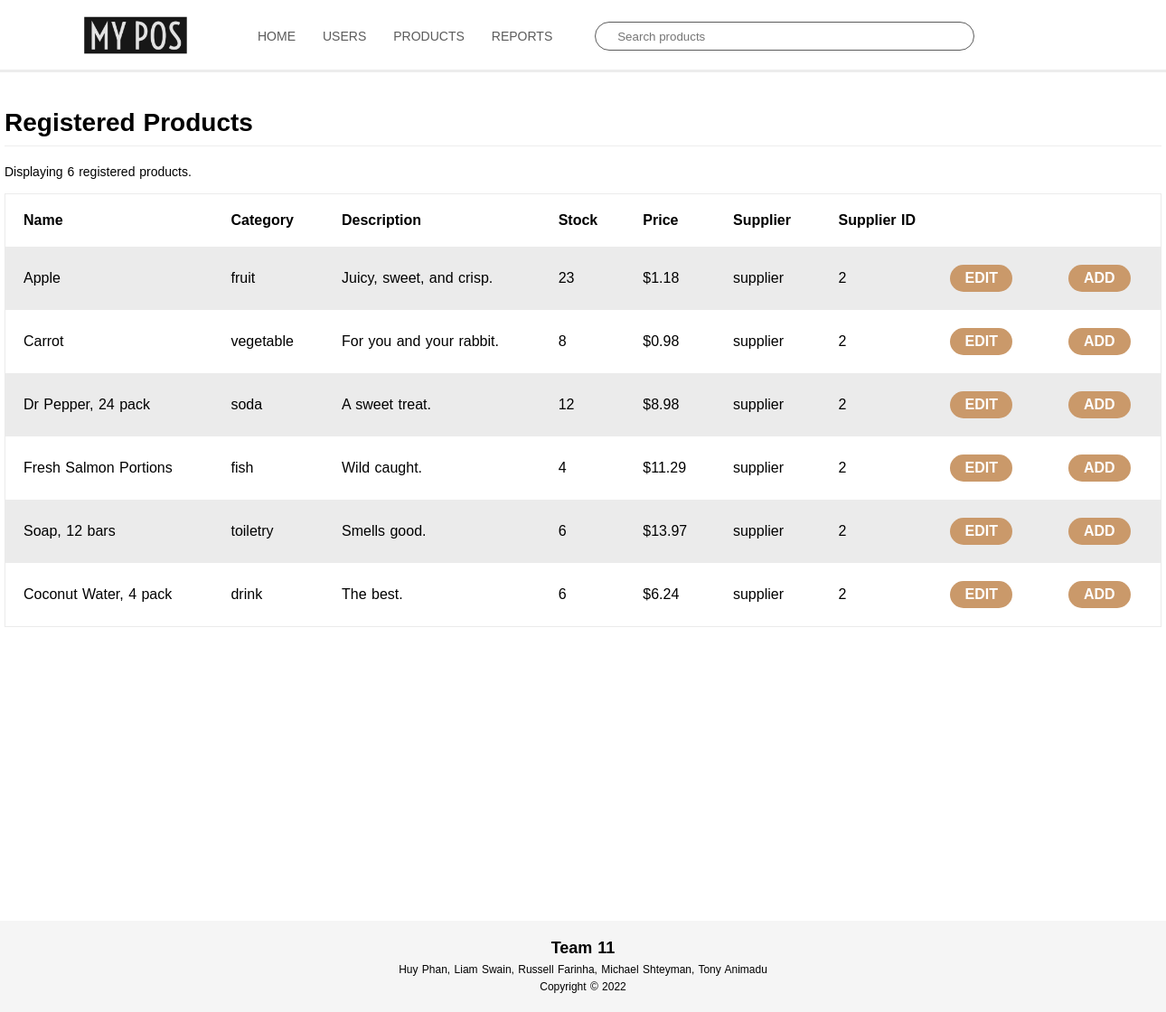
Screenshot of /view_products.php with the database file from the repository.
### tables this page shows
CREATE TABLE `products` (
  `id` int(10) UNSIGNED NOT NULL,
  `name` varchar(255) NOT NULL,
  `category` varchar(255) DEFAULT NULL,
  `stock` int(10) UNSIGNED NOT NULL DEFAULT 0,
  `description` varchar(255) DEFAULT NULL,
  `supplier_id` int(10) UNSIGNED NOT NULL,
  `price` float UNSIGNED DEFAULT 0
);

CREATE TABLE `users` (
  `user_id` int(10) UNSIGNED NOT NULL,
  `username` varchar(64) NOT NULL,
  `email` varchar(64) NOT NULL,
  `pass` varchar(255) NOT NULL,
  `first_name` varchar(32) DEFAULT NULL,
  `last_name` varchar(32) DEFAULT NULL,
  `registration_date` datetime NOT NULL,
  `street` varchar(64) DEFAULT NULL,
  `city` varchar(32) DEFAULT NULL,
  `state` varchar(32) DEFAULT NULL,
  `zip_code` varchar(8) DEFAULT NULL,
  `country` varchar(32) DEFAULT NULL
);

CREATE TABLE `suppliers` (
  `supplier_id` int(10) UNSIGNED NOT NULL,
  `user_id` int(10) UNSIGNED NOT NULL,
  `company_name` varchar(255) DEFAULT NULL
);

### view_products.php (the view, shortened to what this page needs)
<link rel="stylesheet" type="text/css" href="/css/table.css">
<?php
echo '<div class="page-header"><h1>Registered Products</h1></div>';
$q = "SELECT p.id, p.name, p.category, p.stock, p.price, p.description, s.supplier_id, u.username
      FROM products AS p, suppliers AS s, users AS u
      WHERE p.supplier_id=s.supplier_id AND s.user_id = u.user_id;";
$r = @mysqli_query($dbc, $q);
$num = mysqli_num_rows($r);
if ($num > 0) {
    echo '<p>Displaying ' . $num . ' registered products.</p><br>';
    echo '<div class="table-container">';
    echo '<table>
        <thead>
        <tr>
            <th align="left">Name</th>
            <th align="left">Category</th>
            <th align="left" colspan="2">Description</th>
            <th align="left">Stock</th>
            <th align="left">Price</th>
            <th align="left">Supplier</th>
            <th align="left" colspan="3">Supplier ID</th>
        </tr>
        </thead>
        <tbody>';
    while ($row = mysqli_fetch_array($r, MYSQLI_ASSOC)) {
        echo '<tr>
            <td align="left">' . $row['name'] . '</td>
            <td align="left">' . $row['category'] . '</td>
            <td align="left" colspan="2">' . $row['description'] . '</td>
            <td align="left">' . $row['stock'] . '</td>
            <td align="left">$' . number_format($row['price'], 2) . '</td>
            <td align="left">' . $row['username'] . '</td>
            <td align="left">' . $row['supplier_id'] . '</td>
            <td align="left">
                <div class="edit-item-container">
                    <a id="edit-item" href="view_item.php?id='. $row['id'] .'">
                    EDIT
                    </a>
                </div>
            </td>';
        if (isset($_SESSION['cart_id'])) {
            echo '<td class="add-item-td" align="left">';
            $q = "SELECT quantity FROM items WHERE cart_id={$_SESSION['cart_id']} AND product_id={$row['id']}";
            $r2 = @mysqli_query($dbc, $q);
            $num = mysqli_num_rows($r2);
            $row2 = mysqli_fetch_row($r2);
            if ($num > 0 && $row2[0] > 0) {
                echo '<div id="item-' . $row['id'] .'" class="add-item-container"
                    onClick="addItem(' . $row['id'] . ', ' . 0 . ', '. $row2[0] . ');">
                        <span id="item-' . "{$row['id']}" . '-amt" style="width: 25px; text-align: center;">';
                echo "$row2[0]";
            }
            else {
                echo '
                <div id="item-' . $row['id'] .'" class="add-item-container"
                    onClick="addItem(' . $row['id'] . ');">
                    <span>';
                echo 'ADD';
            }
            echo '
                        </span>
                    </div>
                </td>';
        }
        else {
            echo '<td class="add-item-td" align="left">';
            echo '<div class="add-item-container" onClick="alert(`Please sign in to purchase items`);">
                <span>ADD</span>
                </div></td>';
        }
        echo '</tr>';
    }
    echo '</tbody></table></div>';
}
else {
    echo '<p class="error">There are currently no registered products.</p>';
}

### css/table.css (style rules this page uses)
html, body { margin: 0 !important; height: 100% !important; overflow: hidden !important; }
.table-container { height: 80%; max-height: 80%; overflow-y: scroll }
table { width: 100%; border-spacing: 15px 1rem; border: 1px solid #ebebeb; border-collapse: collapse; }
th { background: #fff; }
th, td { padding: 20px; }
tr:nth-child(odd) { background: #ebebeb; }
.edit-item-container { width: 69px; max-height: 31.25px; text-decoration: none; color: #fff; background-color: #ca996a; padding: 6px 24px; border-radius: 15px; cursor: pointer; display: inline-flex; justify-content: center; text-align: center; font-weight: bold; align-items: center; margin-left: 69px; }
.edit-item-container a { color: #fff; text-decoration: none; cursor: pointer; font-weight: bold; }
.add-item-container { width: 69px; max-height: 31.25px; text-decoration: none; color: #fff; background-color: #ca996a; padding: 6px 24px; border-radius: 15px; cursor: pointer; display: inline-flex; justify-content: center; text-align: center; font-weight: bold; align-items: center; }

### css/header-navbar.css (style rules this page uses)
html { position: relative; min-height: 100%; }
body { font-family: Helvetica; font-size: 14px; word-spacing: 1px; min-width: 1280px; overflow: auto; }
.header { position: fixed; top: 0; left: 0; z-index: 999; width: 100%; height: 80px; background-color: #fff; border-bottom: 3px solid #ececec; min-width: 1280px; text-decoration: none; }
.body { position: relative; width: 100%; height: 100%; overflow: hidden; top: 80px; padding-bottom: 256px; }
.body-content { width: 1280px; margin: 0 auto; }
.body-content .page-header { padding-bottom: 9px; margin: 40px 0 20px; border-bottom: 1px solid #eee; }
.body-content p { margin-top: 8px; }
.footer { position: absolute; bottom: 0; width: 100%; background-color: #f5f5f5; }
.footer-content { width: 1280px; margin: 16px auto; height: 69px; text-align: center; align-items: center; justify-content: center; font-size: 12px; line-height: 1.6; }
.header button { display: flex; align-items: center; background: none; border: none; outline: none; cursor: pointer; }
.header a { text-decoration: none; }
.header-logo { float: left; margin-left: 6px; width: 264px; height: 80px; }
.header-logo a { display: block; margin-left: 64px; width: 160px; height: 80px; }
.header-logo img { display: inline; width: 160px; height: 160px; margin-top: -55px; pointer-events: none; }
.header-navwrap { display: inline-block; position: relative; }
.header-navbar { display: inline-block; }
.header-navitem { display: flex; position: relative; align-items: center; float: left; width: auto; height: 80px; line-height: 80px; margin: 0 15px; color: #5b5b5b; text-align: center; cursor: pointer; text-decoration: none; }
.header-search-bar { display: flex; margin-left: 32px; cursor: default; }
.header-search-bar .input-container { display: flex; position: relative; width: 420px; height: 32px; border: 1px solid #5b5b5b; border-radius: 25px; padding: 0 16px; }
.header-search-bar input { width: 100%; border: none; outline: none; }
.header-login { display: flex; position: absolute; justify-content: flex-end; top: 0; right: 101px; height: 100%; cursor: pointer; }
.header-login .menu { display: flex; align-items: center; position: relative; padding: 3px 6px 0 0; background: transparent; outline: none; border: 0; list-style-type: none; }
.header-cart { display: flex; position: absolute; top: 0; right: 36px; width: 28px; height: 100%; justify-content: center; cursor: pointer; }

### rows the page displays
products: name "Apple", category "fruit", description "Juicy, sweet, and crisp.", stock "23", price "1.18", users.username "supplier", supplier.supplier_id "2"
products: name "Carrot", category "vegetable", description "For you and your rabbit.", stock "8", price "0.98", users.username "supplier", supplier.supplier_id "2"
products: name "Dr Pepper, 24 pack", category "soda", description "A sweet treat.", stock "12", price "8.98", users.username "supplier", supplier.supplier_id "2"
products: name "Fresh Salmon Portions", category "fish", description "Wild caught.", stock "4", price "11.29", users.username "supplier", supplier.supplier_id "2"
products: name "Soap, 12 bars", category "toiletry", description "Smells good.", stock "6", price "13.97", users.username "supplier", supplier.supplier_id "2"
products: name "Coconut Water, 4 pack", category "drink", description "The best.", stock "6", price "6.24", users.username "supplier", supplier.supplier_id "2"

### other values shown
$num "6"
